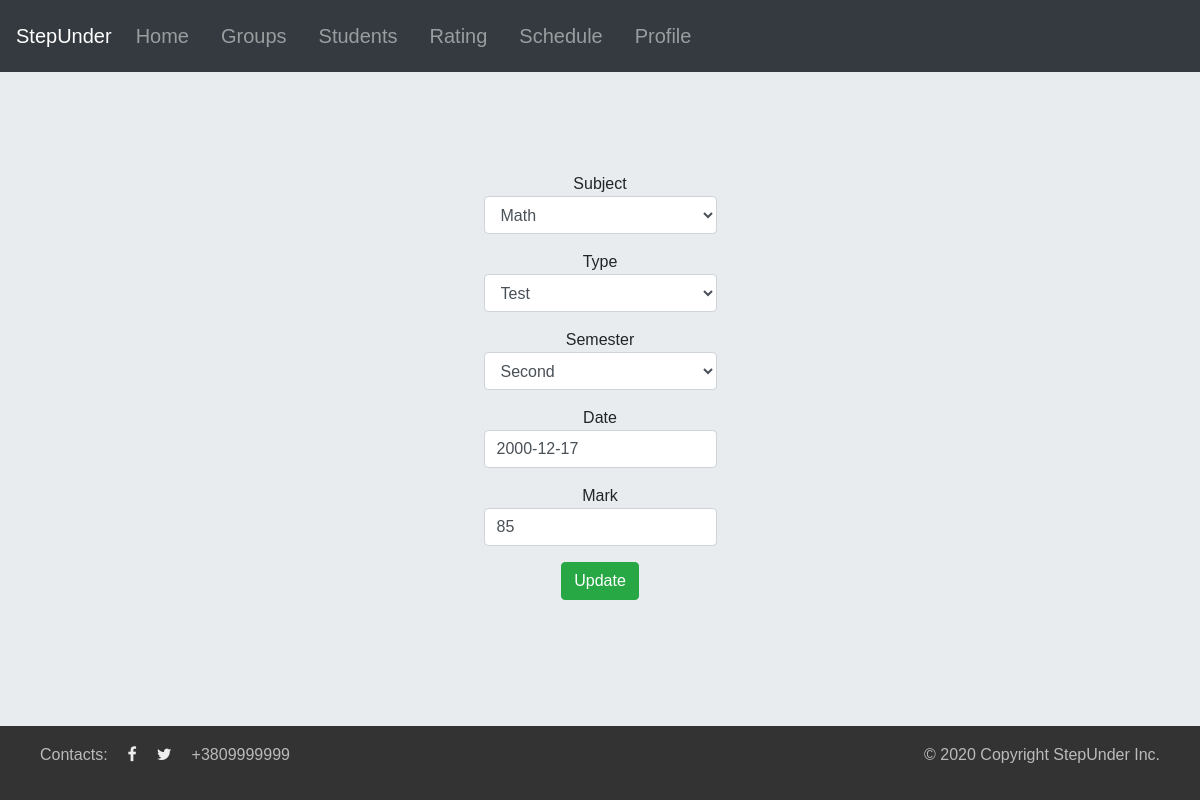
Screenshot of /student/serhiikruk-1601845618/marks/2/update (signed in) with the database file from the repository.
### Groups/models.py (models this page shows)
class Mark(models.Model):
    class Type(models.TextChoices):
        Exam = "Exam"
        Test = "Test"
    class Semester(models.IntegerChoices):
        First = 1
        Second = 2
    mark = models.IntegerField()
    subject = models.ForeignKey('Subject',  on_delete=models.CASCADE)
    type = models.CharField(choices=Type.choices, max_length=10)
    semester = models.IntegerField(choices=Semester.choices)
    date = models.DateField(auto_now_add=False, auto_now=False)

### Groups/views.py (the view, shortened to what this page needs)
# urls.py: path('student/<str:slug>/marks/<int:id>/update', login_required(views.MarkUpdate.as_view()), name='mark_update'),
class MarkUpdate(View):
    def get(self, request, slug, id):
        mark = Mark.objects.get(id__iexact=id)
        bound_form = MarkForm(instance=mark)
        return render(request, 'Groups/mark_update.html', context={'form': bound_form, 'slug': slug, 'id': id})

### Groups/forms.py
class MarkForm(forms.ModelForm):
    class Meta:
        model = Mark
        fields = ['subject', 'type', 'semester', 'date', 'mark']
        widgets = {
            'subject': forms.Select(attrs={'class': 'form-control'}),
            'type': forms.Select(attrs={'class': 'form-control'}),
            'semester': forms.Select(attrs={'class': 'form-control'}),
            'date': forms.DateInput(attrs={'class': 'form-control'}),
            'mark': forms.TextInput(attrs={'class': 'form-control'}),
                  }

### Groups/models.py (called while the page is built)
    def __str__(self):
        return '{}'.format(self.name)

### Groups/templates/Groups/mark_update.html (shortened to what this page needs)
{% extends 'Groups/base.html' %}
{% block add_src %}
{% load static %}
<link type="text/css" rel="stylesheet" href="{% static 'css/forms.css' %}">
{% endblock %}
{% block content %}
<div id="main-div">
<form id="main-form" action = "{% url 'mark_update' slug=slug id=id %}" method = "post">
    {% for field in form %}
    <div class="form-group">
        {{field.label}}
        {{field}}
    </div>
    {% endfor %}
    <button type="submit" class="btn btn-success">Update</button>
</form>
</div>
{% endblock %}

### static/css/base.css (style rules this page uses)
* { box-sizing: border-box; font-family: ’Lato’, sans-serif; margin: 0; padding: 0; }
body { height:100%; display: flex; min-height: 100vh; flex-direction: column; background-color:#e8ecef; }

### static/css/forms.css (style rules this page uses)
#main-div { text-align:center; margin-top:100px; }
#main-form { display: inline-block; }

### rows the page displays
Mark: form "Math" "Test" "Second" "2000-12-17" "85"

### other values shown
{{ field.label }} "Subject" "Type" "Semester" "Date" "Mark"
